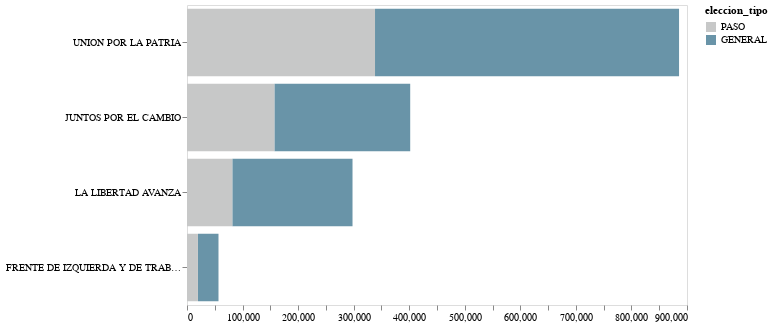

Write notebook code for a chart like this one.
### Code cell
# ¿A quienes votaron las personas que están en el extranjero?

cant_extranjeros = duckdb.sql("""
    SELECT agrupacion_nombre, eleccion_tipo, SUM(votos_cantidad) AS votos, mesa_tipo
    FROM read_parquet('ResultadosElectorales_*.parquet') 
    WHERE agrupacion_nombre IN ('LA LIBERTAD AVANZA', 'JUNTOS POR EL CAMBIO', 'UNION POR LA PATRIA', 'HACEMOS POR NUESTRO PAIS', 'FRENTE DE IZQUIERDA Y DE TRABAJADORES - UNIDAD')  
    AND agrupacion_nombre IS NOT NULL  AND mesa_tipo = 'EXTRANJEROS'
    GROUP BY eleccion_tipo, agrupacion_nombre, mesa_tipo
""").df()

colores = {
    'PASO': '#C7C8C8',
    'GENERAL': '#6994A8'
}

chart = alt.Chart(cant_extranjeros).mark_bar().encode(
    y=alt.Y('agrupacion_nombre:N', title=None, sort='-x'), 
    x=alt.X('votos:Q', title=None),  
    color=alt.Color('eleccion_tipo:N', scale=alt.Scale(domain=list(colores.keys()), range=list(colores.values()))),  
    order=alt.Order('eleccion_tipo:N', sort='descending'), 
    tooltip=['agrupacion_nombre', 'votos', 'eleccion_tipo']
).properties(
    width=500, height=300
)

chart = chart.configure_axis(
    grid=False,  
    domain=False,  #
)
chart

### Figure 1 — Vega-Lite specification as saved in the notebook (floating-point values rounded to 4 significant figures)
{"config": {"view": {"continuousWidth": 300, "continuousHeight": 300}, "axis": {"domain": false, "grid": false}}, "data": {"name": "data-4a68cc5d46fb28254968a323d82a2c1a"}, "mark": {"type": "bar"}, "encoding": {"color": {"field": "eleccion_tipo", "scale": {"domain": ["PASO", "GENERAL"], "range": ["#C7C8C8", "#6994A8"]}, "type": "nominal"}, "order": {"field": "eleccion_tipo", "sort": "descending", "type": "nominal"}, "tooltip": [{"field": "agrupacion_nombre", "type": "nominal"}, {"field": "votos", "type": "quantitative"}, {"field": "eleccion_tipo", "type": "nominal"}], "x": {"field": "votos", "title": null, "type": "quantitative"}, "y": {"field": "agrupacion_nombre", "sort": "-x", "title": null, "type": "nominal"}}, "height": 300, "width": 500, "$schema": "https://vega.github.io/schema/vega-lite/v5.15.1.json", "datasets": {"data-4a68cc5d46fb28254968a323d82a2c1a": [{"agrupacion_nombre": "LA LIBERTAD AVANZA", "eleccion_tipo": "GENERAL", "votos": 216400.0, "mesa_tipo": "EXTRANJEROS"}, {"agrupacion_nombre": "FRENTE DE IZQUIERDA Y DE TRABAJADORES - UNIDAD", "eleccion_tipo": "GENERAL", "votos": 37000.0, "mesa_tipo": "EXTRANJEROS"}, {"agrupacion_nombre": "JUNTOS POR EL CAMBIO", "eleccion_tipo": "GENERAL", "votos": 244500.0, "mesa_tipo": "EXTRANJEROS"}, {"agrupacion_nombre": "JUNTOS POR EL CAMBIO", "eleccion_tipo": "PASO", "votos": 157300.0, "mesa_tipo": "EXTRANJEROS"}, {"agrupacion_nombre": "UNION POR LA PATRIA", "eleccion_tipo": "PASO", "votos": 338400.0, "mesa_tipo": "EXTRANJEROS"}, {"agrupacion_nombre": "LA LIBERTAD AVANZA", "eleccion_tipo": "PASO", "votos": 81580.0, "mesa_tipo": "EXTRANJEROS"}, {"agrupacion_nombre": "FRENTE DE IZQUIERDA Y DE TRABAJADORES - UNIDAD", "eleccion_tipo": "PASO", "votos": 19690.0, "mesa_tipo": "EXTRANJEROS"}, {"agrupacion_nombre": "UNION POR LA PATRIA", "eleccion_tipo": "GENERAL", "votos": 547300.0, "mesa_tipo": "EXTRANJEROS"}]}}
